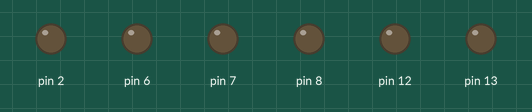
Recording of a sketch running on a simulated Arduino Uno, built with avr-gcc and run on an emulated ATmega328P. On the bench: output pins drawn as LEDs (lit = HIGH).

Above: at 0.1 s.
At 19.4 s:
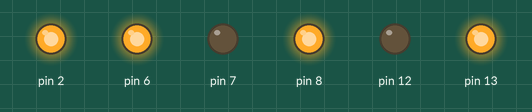
At 37.3 s:
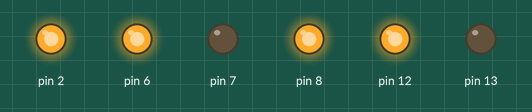
Timing chart, 0 to 38.8 s (numbered marks = the images above):
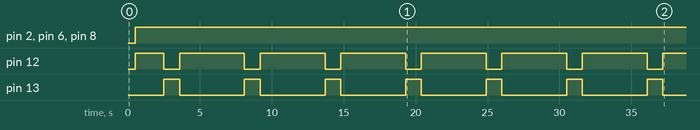

The sketch:

BareMinimum8.ino
```cpp
void setup()
{
  pinMode(2, OUTPUT);
  pinMode(12, OUTPUT);
  pinMode(13, OUTPUT);
  pinMode(6, OUTPUT);
  pinMode(7, OUTPUT);
  pinMode(8, OUTPUT);
  digitalWrite(2, LOW);
  digitalWrite(6, LOW);
}

void loop()
{
  delay(500);
  digitalWrite(2, HIGH);
  digitalWrite(6, HIGH);

  digitalWrite(7, LOW);
  digitalWrite(8, HIGH);
  digitalWrite(12, HIGH);
  digitalWrite(13, LOW);
  delay(2000);
  digitalWrite(7, LOW);
  digitalWrite(8, HIGH);
  digitalWrite(12, LOW);
  digitalWrite(13, HIGH);
  delay(1100);
  digitalWrite(7, LOW);
  digitalWrite(8, HIGH);
  digitalWrite(12, HIGH);
  digitalWrite(13, LOW);
  delay(2000);
}
```

Measured:
- by itself, pin 2, pin 6, pin 8: LOW → HIGH at 0.50 s
- by itself, pin 12: repeats every 5.6 s: LOW 1.1 s, HIGH 4.5 s
- by itself, pin 13: alternates HIGH for 1.1 s and LOW for 4.5 s
